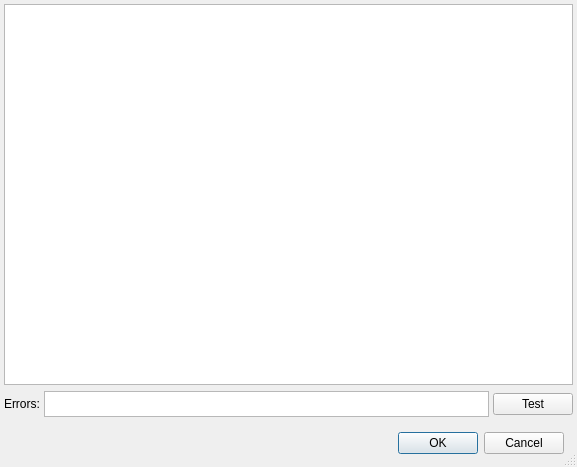
<?xml version="1.0" encoding="UTF-8"?>
<ui version="4.0">
 <class>EditScriptFormClass</class>
 <widget class="QDialog" name="EditScriptFormClass">
  <property name="geometry">
   <rect>
    <x>0</x>
    <y>0</y>
    <width>577</width>
    <height>467</height>
   </rect>
  </property>
  <property name="windowTitle">
   <string>Script Editor</string>
  </property>
  <property name="sizeGripEnabled">
   <bool>true</bool>
  </property>
  <layout class="QVBoxLayout" name="verticalLayout">
   <property name="spacing">
    <number>2</number>
   </property>
   <property name="leftMargin">
    <number>2</number>
   </property>
   <property name="topMargin">
    <number>2</number>
   </property>
   <property name="rightMargin">
    <number>2</number>
   </property>
   <property name="bottomMargin">
    <number>2</number>
   </property>
   <item>
    <widget class="QWidget" name="widget" native="true">
     <layout class="QVBoxLayout" name="verticalLayout_2">
      <property name="leftMargin">
       <number>2</number>
      </property>
      <property name="topMargin">
       <number>2</number>
      </property>
      <property name="rightMargin">
       <number>2</number>
      </property>
      <property name="bottomMargin">
       <number>2</number>
      </property>
      <item>
       <widget class="QCodeEditor" name="scriptEditor"/>
      </item>
     </layout>
    </widget>
   </item>
   <item>
    <widget class="QWidget" name="testContainer" native="true">
     <property name="enabled">
      <bool>true</bool>
     </property>
     <property name="sizePolicy">
      <sizepolicy hsizetype="Preferred" vsizetype="Fixed">
       <horstretch>0</horstretch>
       <verstretch>0</verstretch>
      </sizepolicy>
     </property>
     <property name="maximumSize">
      <size>
       <width>16777215</width>
       <height>30</height>
      </size>
     </property>
     <layout class="QHBoxLayout" name="horizontalLayout_4">
      <property name="spacing">
       <number>4</number>
      </property>
      <property name="leftMargin">
       <number>2</number>
      </property>
      <property name="topMargin">
       <number>2</number>
      </property>
      <property name="rightMargin">
       <number>2</number>
      </property>
      <property name="bottomMargin">
       <number>2</number>
      </property>
      <item>
       <widget class="QLabel" name="label_6">
        <property name="text">
         <string>Errors:</string>
        </property>
       </widget>
      </item>
      <item>
       <widget class="QPlainTextEdit" name="testEdit">
        <property name="enabled">
         <bool>true</bool>
        </property>
        <property name="verticalScrollBarPolicy">
         <enum>Qt::ScrollBarPolicy::ScrollBarAlwaysOff</enum>
        </property>
        <property name="readOnly">
         <bool>true</bool>
        </property>
       </widget>
      </item>
      <item>
       <widget class="QPushButton" name="testButton">
        <property name="text">
         <string>Test</string>
        </property>
        <property name="icon">
         <iconset resource="../Resources/MainWindow.qrc">
          <normaloff>:/MainWindow/icons/tinycolor/icons8-test-tube-16.png</normaloff>:/MainWindow/icons/tinycolor/icons8-test-tube-16.png</iconset>
        </property>
       </widget>
      </item>
     </layout>
    </widget>
   </item>
   <item>
    <widget class="QWidget" name="widget_2" native="true">
     <layout class="QHBoxLayout" name="horizontalLayout">
      <item>
       <spacer name="horizontalSpacer">
        <property name="orientation">
         <enum>Qt::Orientation::Horizontal</enum>
        </property>
        <property name="sizeHint" stdset="0">
         <size>
          <width>244</width>
          <height>20</height>
         </size>
        </property>
       </spacer>
      </item>
      <item>
       <widget class="QDialogButtonBox" name="buttonBox">
        <property name="standardButtons">
         <set>QDialogButtonBox::StandardButton::Cancel|QDialogButtonBox::StandardButton::Ok</set>
        </property>
       </widget>
      </item>
     </layout>
    </widget>
   </item>
  </layout>
 </widget>
 <layoutdefault spacing="6" margin="11"/>
 <customwidgets>
  <customwidget>
   <class>QCodeEditor</class>
   <extends>QPlainTextEdit</extends>
   <header>QCodeEditor.hpp</header>
  </customwidget>
 </customwidgets>
 <resources>
  <include location="../Resources/MainWindow.qrc"/>
 </resources>
 <connections>
  <connection>
   <sender>buttonBox</sender>
   <signal>accepted()</signal>
   <receiver>EditScriptFormClass</receiver>
   <slot>accept()</slot>
   <hints>
    <hint type="sourcelabel">
     <x>394</x>
     <y>397</y>
    </hint>
    <hint type="destinationlabel">
     <x>267</x>
     <y>213</y>
    </hint>
   </hints>
  </connection>
  <connection>
   <sender>buttonBox</sender>
   <signal>rejected()</signal>
   <receiver>EditScriptFormClass</receiver>
   <slot>reject()</slot>
   <hints>
    <hint type="sourcelabel">
     <x>394</x>
     <y>397</y>
    </hint>
    <hint type="destinationlabel">
     <x>267</x>
     <y>213</y>
    </hint>
   </hints>
  </connection>
 </connections>
</ui>
